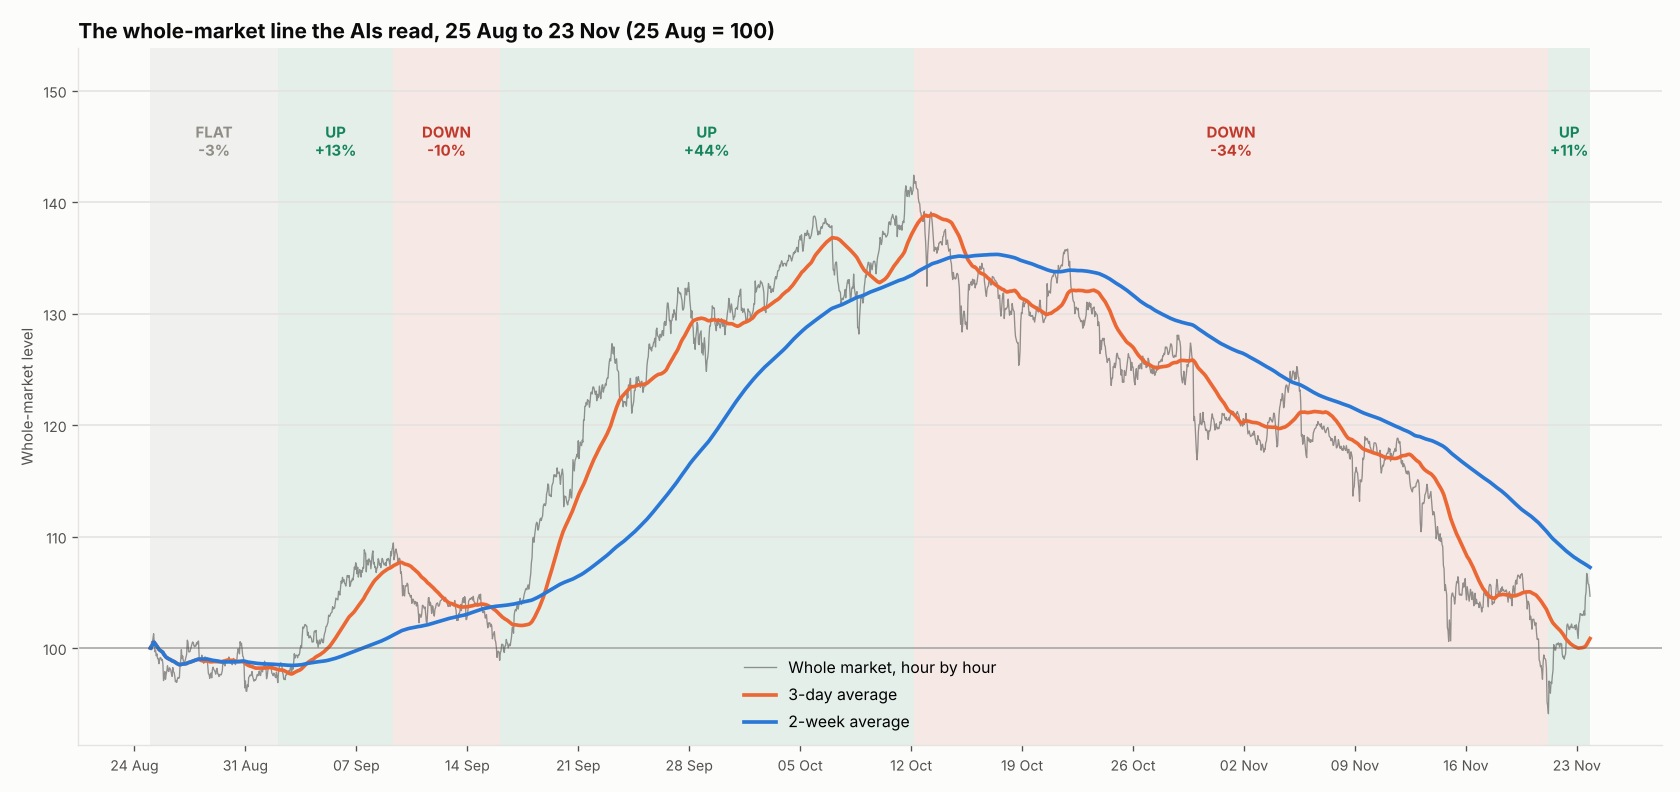

Write the Python code that produced this figure.
#!/usr/bin/env python3
"""The whole-market line the teams read (the average coin, plus the average stock while the stock market is open,
chained hour by hour into one level), with its 3-day and 2-week averages. Prices come from hourly_server.py and stay
in memory; only the picture is saved. Up and down stretches are labelled afterwards by looking at the whole picture,
so the labels use hindsight and are not something a trader could have known at the time.
    python3 mixed/market_chart.py -> mixed/market_chart.png"""
import os
import sys

os.environ.update({"STEP_MIN": "60", "AVG_DAYS": "1", "MKT_AVGS": "1", "BLOCK": "DHN-USD",
                   "BLOCK_FROM": "2026-09-15 12:00", "TAG": "zz_market"})
sys.path.insert(0, os.path.dirname(os.path.abspath(__file__)))
import pandas as pd  # noqa: E402
import matplotlib  # noqa: E402
matplotlib.use("Agg")
import matplotlib.pyplot as plt  # noqa: E402
import matplotlib.dates as mdates  # noqa: E402
import mixed_trader as M  # noqa: E402

plt.rcParams["text.parse_math"] = False
HERE = os.path.dirname(os.path.abspath(__file__))
INK, INK2, GRID, SURF = "#0b0b0b", "#52514e", "#e4e3df", "#fcfcfb"
COL = {"up": "#16855c", "down": "#c0392b", "flat": "#8f8d86"}
# stretches read off the picture (hindsight). Argument 1: the edges, comma-separated; argument 2: the kind of each
# stretch between them (up, down or flat), comma-separated.
LABELS = [x.split(",") for x in sys.argv[1:3]]   # an end written as "low:A:B" or "high:A:B" snaps to the
# lowest or highest hour between A and B

view, t, v = M.View(), [], []
with M.Server() as srv:
    while True:
        out = srv.next({})
        if out.get("done"):
            break
        view.add(out)
        t.append(out["step"]["time"])
        v.append(view.idx[-1])
s = pd.Series(v, index=pd.to_datetime(t))
s = s[s.index >= "2026-08-25"]
s = s / s.iloc[0] * 100
def snap(x):
    if ":" not in x or x.count(":") < 2 or x.split(":")[0] not in ("low", "high"):
        return x
    k, a, b = x.split(":", 2)
    seg = s[a:b]
    return str(seg.idxmin() if k == "low" else seg.idxmax())


marks = [snap(x) for x in LABELS[0]] if LABELS else []
LABELS = [(marks[i], marks[i + 1], LABELS[1][i]) for i in range(len(marks) - 1)] if LABELS else []
fig, ax = plt.subplots(figsize=(14, 6.6), facecolor=SURF)
for a, b, kind in LABELS:
    ax.axvspan(pd.Timestamp(a), pd.Timestamp(b), color=COL[kind], alpha=0.10, lw=0)
    seg = s[a:b]
    ax.text(pd.Timestamp(a) + (pd.Timestamp(b) - pd.Timestamp(a)) / 2, s.max() * 1.01,
            f"{kind.upper()}\n{100 * (seg.iloc[-1] / seg.iloc[0] - 1):+.0f}%", ha="center", va="bottom", fontsize=9,
            color=COL[kind], weight="bold")
ax.plot(s.index, s, color=INK2, lw=0.8, alpha=0.6, label="Whole market, hour by hour")
ax.plot(s.index, s.rolling(72, min_periods=1).mean(), color="#eb6834", lw=2.2, label="3-day average")
ax.plot(s.index, s.rolling(336, min_periods=1).mean(), color="#2a78d6", lw=2.2, label="2-week average")
ax.axhline(100, color=INK2, lw=1, alpha=0.4)
ax.set_ylim(s.min() * 0.97, s.max() * 1.08)
ax.set_title(f"The whole-market line the AIs read, 25 Aug to {s.index[-1]:%d %b} (25 Aug = 100)", loc="left",
             fontsize=12.5, color=INK, weight="bold")
ax.set_ylabel("Whole-market level", color=INK2, fontsize=9)
ax.legend(loc="lower center", fontsize=9.5, frameon=False)
ax.xaxis.set_major_locator(mdates.WeekdayLocator(byweekday=0))
ax.xaxis.set_major_formatter(mdates.DateFormatter("%d %b"))
ax.grid(axis="y", color=GRID, lw=1)
ax.set_facecolor(SURF)
for sp in ("top", "right"):
    ax.spines[sp].set_visible(False)
for sp in ("left", "bottom"):
    ax.spines[sp].set_color(GRID)
ax.tick_params(colors=INK2, labelsize=8.5)
fig.tight_layout()
fig.savefig(os.path.join(HERE, "market_chart.png"), dpi=120, facecolor=SURF)
for d in pd.date_range("2026-08-25", s.index[-1], freq="7D"):
    print(f"{d:%d %b}: {s[s.index >= d].iloc[0]:.1f}")
print(f"end {s.index[-1]:%d %b %H:%M}: {s.iloc[-1]:.1f}, high {s.max():.1f} on {s.idxmax():%d %b}, low {s.min():.1f} on {s.idxmin():%d %b}")
# when the 3-day average crosses the 2-week average (both use only the hours before, no hindsight)
a3, a14 = s.rolling(72, min_periods=72).mean(), s.rolling(336, min_periods=336).mean()
below = (a3 < a14)[a14.notna()]
for when, b in below[below != below.shift()].items():
    print(f"{when:%d %b %H:%M}: 3-day goes {'BELOW' if b else 'ABOVE'} 2-week, market {s[when]:.1f}")
